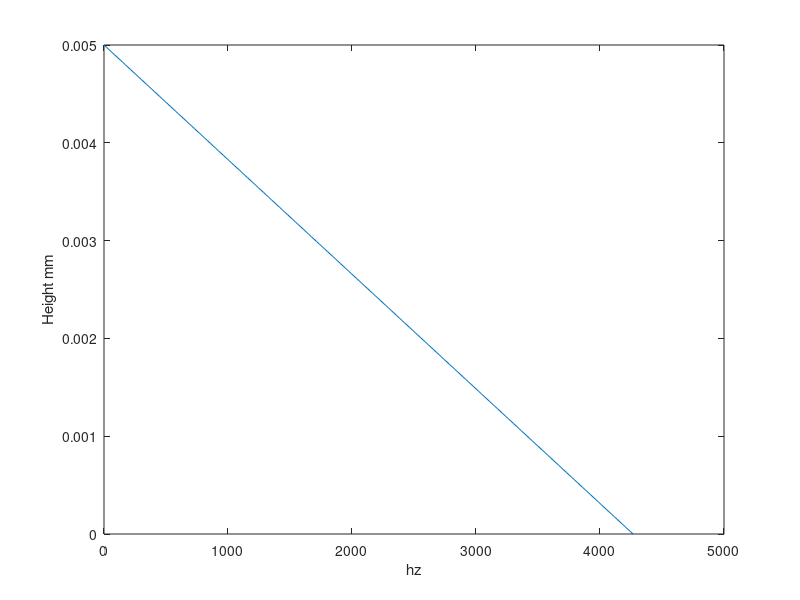
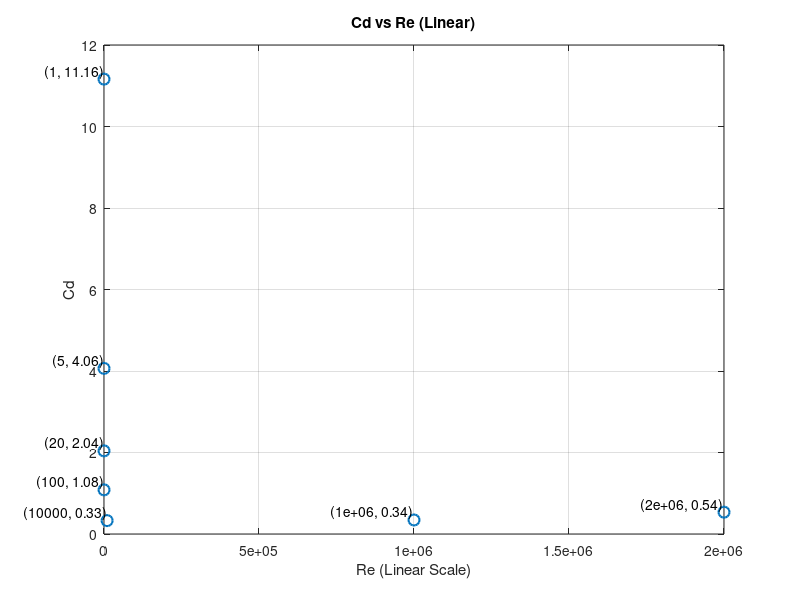
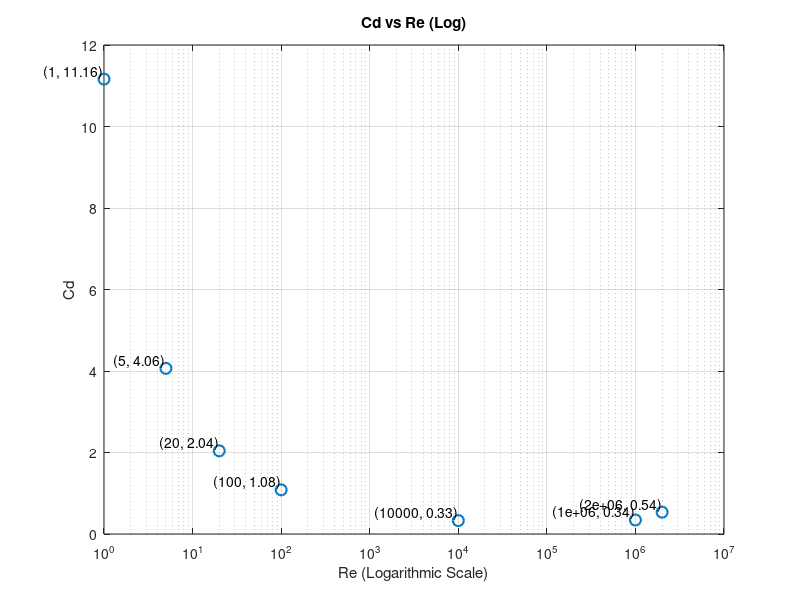
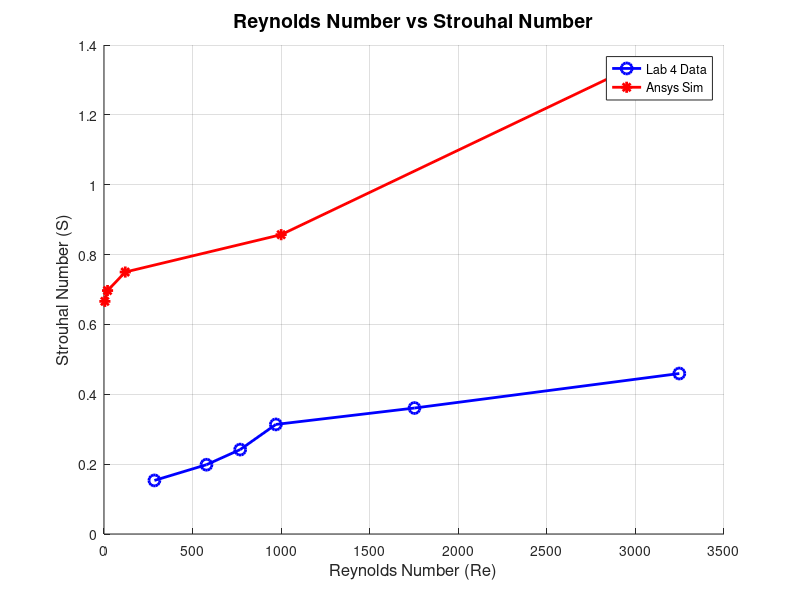

Here is the MATLAB script that generated these plots, in order: (Note: this script raises an error after producing the figures.)
%Roshan Jaiswal-Ferri
%Section - 01
%AERO 302 Homework 3 - 11/20/24

%% Workspace Prep

format long     %Allows for more accurate decimals
close all;      %Clears all
clear all;      %Clears Workspace
clc;            %Clears Command Window

%% PART 1: FK2

T = 293;
theta = 5;
g = -9.81;
y = linspace(0,(5/1000),200);
mu = 1.002e-3; %pa*s
rho = 1000; %kg/m^3
h = 5/1000;

zeta = -((rho*g*sind(theta))/mu)*(h-y);

plot(zeta, y);
xlabel('hz')
ylabel('Height mm')

%% Cd vs Re

Re = [1,5,20,100,10000,1000000,2000000];
Cd = [11.1628,4.0640,2.0403,1.0834,0.3286,0.34426,0.5357];

figure('Name','Cd vs Re (Linear)')
plot(Re, Cd, 'o', 'MarkerSize', 8, 'LineWidth', 1.5);
xlabel('Re (Linear Scale)');
ylabel('Cd');
title('Cd vs. Re (Linear Scale)');
grid on;
% Add labels to points
for i = 1:length(Re)
    text(Re(i), Cd(i), sprintf('(%g, %.2f)', Re(i), Cd(i)), ...
        'VerticalAlignment', 'bottom', 'HorizontalAlignment', 'right');
end
title('Cd vs Re (Linear)');

figure('Name','Cd vs Re (Log)')
plot(Re, Cd, 'o', 'MarkerSize', 8, 'LineWidth', 1.5);
set(gca, 'XScale', 'log'); 
xlabel('Re (Logarithmic Scale)');
ylabel('Cd');
title('Cd vs. Re (Logarithmic Scale)');
grid on;
% Add labels to points
for i = 1:length(Re)
    text(Re(i), Cd(i), sprintf('(%g, %.2f)', Re(i), Cd(i)), ...
        'VerticalAlignment', 'bottom', 'HorizontalAlignment', 'right');
end
title('Cd vs Re (Log)');

%% Workspace Prep

clear all;      %Clears Workspace

%% Strouhal #s

hz = 15;
U1 = 2.429*hz; %speed in mm/s
U = U1/1000; %speed in m/s

t = 54-47; %Time for 5 vorticies
vD6 = 5/t; %vorticies / second

t = 11;
vD5 = 5/t;

t = 12;
vD4 = 5/t;

t = 7;
vD3 = 3/7;

t = 11;
vD2 = 3/11;

t = 16;
vD1 = 3/16;

Di = [3.515,1.897,1.05,0.832,0.626,0.308]; % in inches
D = Di.*0.0254; %diam in meters

f = [vD1,vD2,vD3,vD4,vD5,vD6];

for i = 1:6
    S(i) = (f(i)*D(i))/U; %strouhal number
end

%Re Calc:

rho = 1000;
u = 0.0010016; %dyn visc of water at 20C

for i = 1:6
    Re(i) = (rho*U*D(i))/u;
end


%% HW Calcs

Re2 = [5,20,120,1000,3000]; %Calculated form # of vorticies per time in animation
S2 = [0.666,0.697,0.75,0.857,1.341];

%% Plotting

figure;
hold on;
grid on;

% Plot S vs Re
plot(Re, S, 'bo-', 'LineWidth', 2, 'MarkerSize', 8);

% Plot S2 vs Re2
plot(Re2, S2, 'r*-', 'LineWidth', 2, 'MarkerSize', 8);

% Add labels, title, and legend
xlabel('Reynolds Number (Re)', 'FontSize', 12);
ylabel('Strouhal Number (S)', 'FontSize', 12);
title('Reynolds Number vs Strouhal Number', 'FontSize', 14);
legend('Lab 4 Data', 'Ansys Sim', 'Location', 'Best');

%%

xy = readmatrix("CdPos");
theta = linspace(0,360,196);

figure
plot(theta,xy(:,2))
set(gca, 'YDir', 'reverse')
xlabel("Degrees")
ylabel('Cd')
title('Cd Vs Theta')